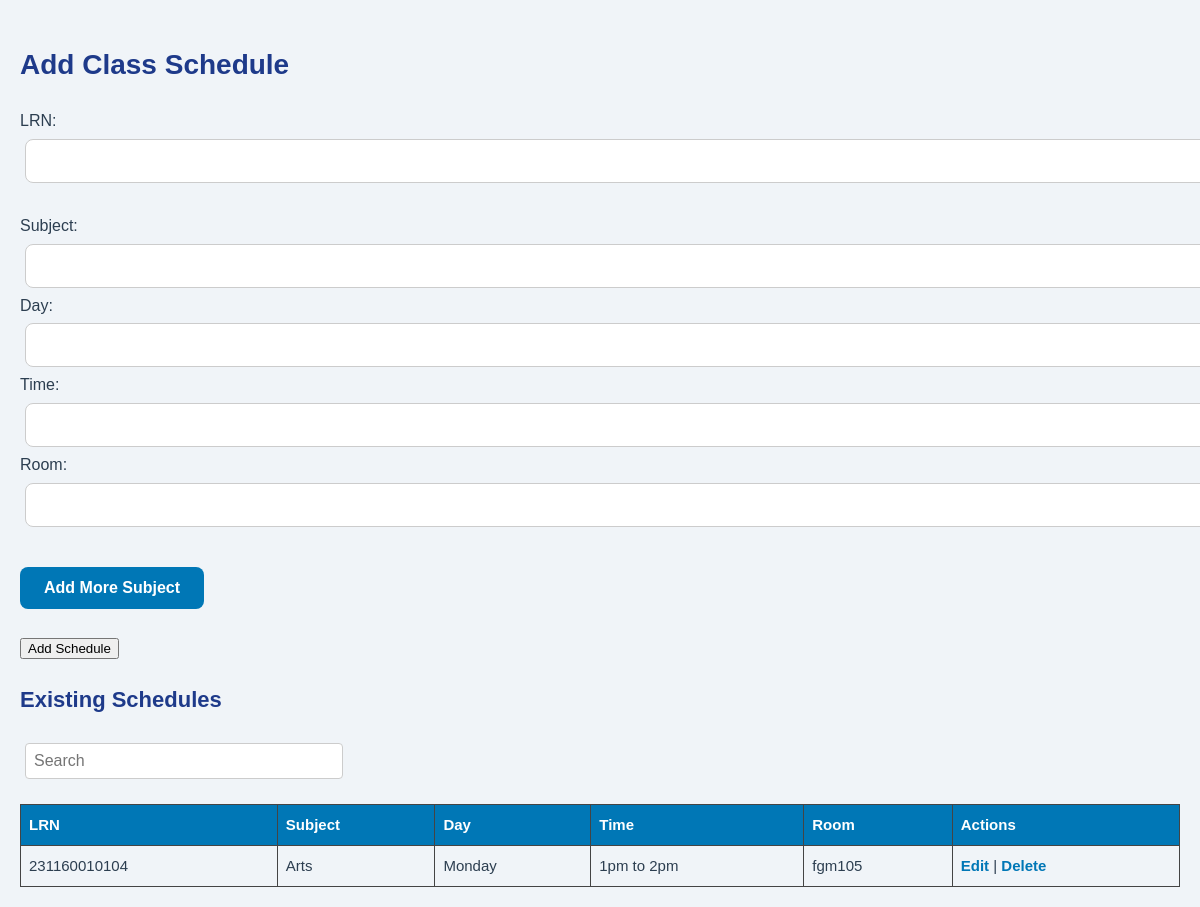
/schedule.php, run on an earlier commit of the app's database.
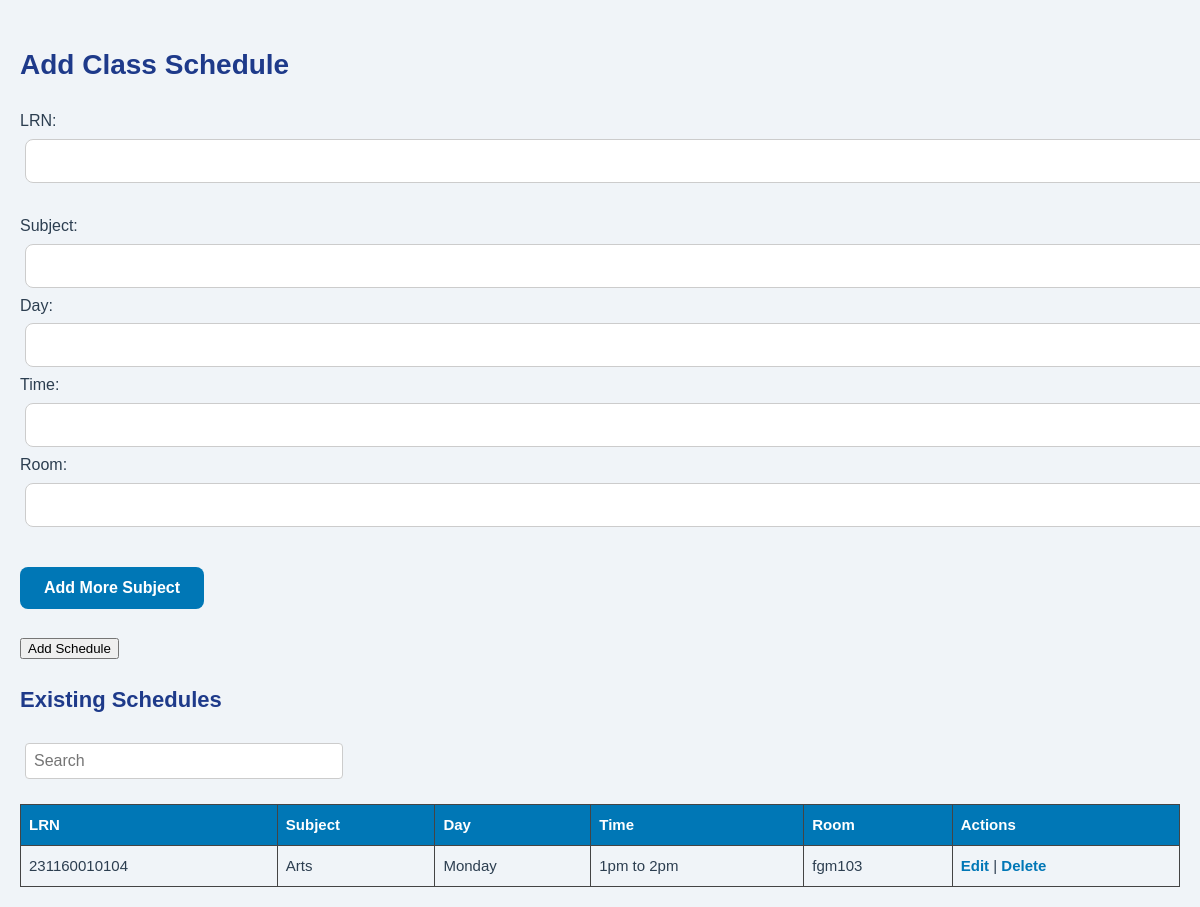
And on a later commit of the database.
### tables this page shows
CREATE TABLE `schedules` (
  `id` int(11) NOT NULL,
  `student_id` varchar(50) NOT NULL,
  `subject` varchar(100) NOT NULL,
  `day` varchar(20) NOT NULL,
  `time` varchar(20) NOT NULL,
  `room` varchar(50) DEFAULT NULL
);

### schedule.php (the view, shortened to what this page needs)
<?php
include 'db.php';
?>
<!DOCTYPE html>
<html>
<head>
    <link rel="stylesheet" type="text/css" href="css/admin.css">
</head>
<body>
<h2>Add Class Schedule</h2>
<form method="POST" action="schedule.php">
    LRN: <input type="text" name="student_id" required><br><br>
    <div id="scheduleFields">
        <div>
            Subject: <input type="text" name="subject[]" required>
            Day: <input type="text" name="day[]" required>
            Time: <input type="text" name="time[]" required>
            Room: <input type="text" name="room[]" required><br><br>
        </div>
    </div>
    <button type="button" onclick="addMore()">Add More Subject</button><br><br>
    <input type="submit" value="Add Schedule">
</form>
<h3>Existing Schedules</h3>
<div style="margin: 20px 0;">
    <input type="text" id="searchInput" placeholder="Search"
           style="padding: 8px; width: 300px; border: 1px solid #ccc; border-radius: 4px;">
</div>
<table>
    <tr><th>LRN</th><th>Subject</th><th>Day</th><th>Time</th><th>Room</th><th>Actions</th></tr>
    <?php
    $result = $conn->query("SELECT * FROM schedules");
    while($row = $result->fetch_assoc()) {
echo "<tr>
    <td>" . htmlspecialchars($row['student_id']) . "</td>
    <td>" . htmlspecialchars($row['subject']) . "</td>
    <td>" . htmlspecialchars($row['day']) . "</td>
    <td>" . htmlspecialchars($row['time']) . "</td>
    <td>" . htmlspecialchars($row['room']) . "</td>
    <td>
        <a href=\"#\" class=\"edit-schedule\" data-lrn=\"" . htmlspecialchars($row['student_id']) . "\">Edit</a> |
        <a href='schedule.php?delete=" . urlencode($row['id']) . "' onclick=\"return confirm('Delete this schedule?')\">Delete</a>
    </td>
</tr>";
    }
    ?>
</table>
</body>
</html>

What changed in the data, as far as the page shows it:
changed schedules "Arts": room "fgm105" → "fgm103"
